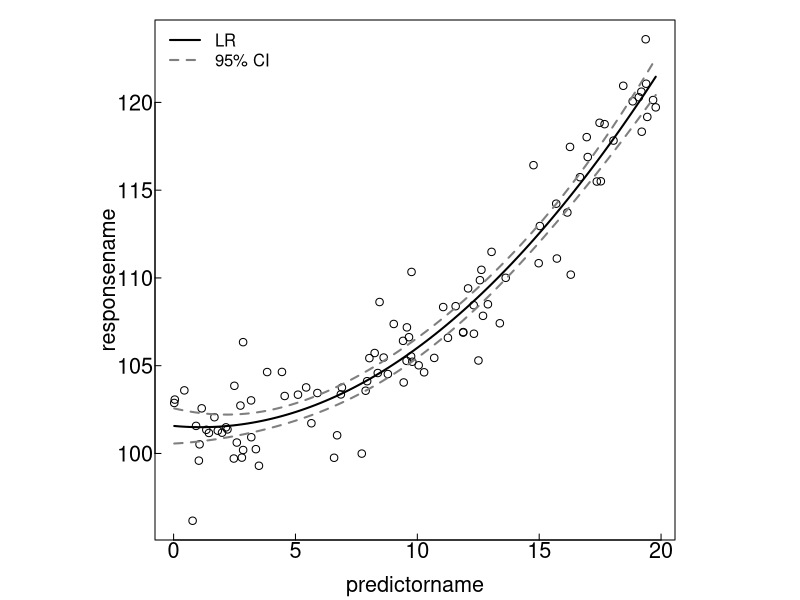

Source code (R):
# Set a seed to make everything reproducible
set.seed(1)

# Use the the Rstudio project in the root of the project template

# read in data
# use relative paths!
mydata <- read.table("03-data/mydata.txt", sep="", header = TRUE)

# do some analysis, such as LR
fm <- lm(y ~ x + I(x^2), data = mydata)
summary(fm)


# do some basic plotting
newdat <- seq(min(mydata$x), max(mydata$x), length = 100)
preds <- predict(fm, newdata = data.frame("x" = newdat), se.fit = TRUE)

# open pdf connection
pdf("03-data/results/myplot.pdf", width = 10, height = 10)
# adjust some graphical parameters
par(mar=c(3,2.5,1,1), mgp=c(1.8,0.1,0), tcl= 0.3, pty="s", las = 1, cex.axis = 1.3, cex.lab = 1.3)
with(mydata, plot(y ~ x, xlab= "predictorname", ylab="responsename"))
lines(newdat, preds$fit, lwd= 2)
lines(newdat, preds$fit + 2 * preds$se.fit, lty = 2, lwd= 2, col = "gray50")
lines(newdat, preds$fit - 2 * preds$se.fit, lty = 2, lwd= 2, col = "gray50")
legend("topleft", legend=c("LR", "95% CI"), col = c("black", "gray50"), lty=c(1,2), lwd=2, bty="n")

# close pdf connection
dev.off()
